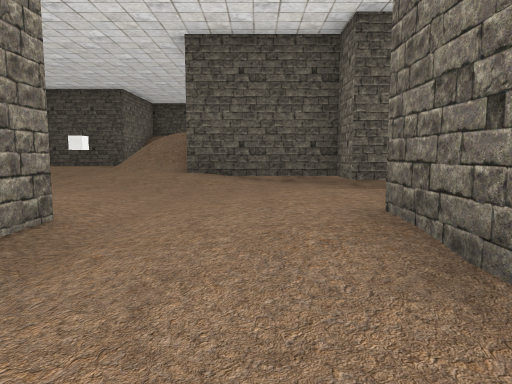
view 1 (above)

21 first-person views from a walk through a 3-D level made in the Unity game engine. The camera is 1.2 m above the floor, tilts 6° down and sees 70° across. The floor is counted in squares, 2 m on a side. Each view is taken from the middle of a square. On the plan, view 1 faces up. The plan holds only what a view shows up to about 10 squares ahead; the rest is blank. The player character is not drawn. Some animated figures are left out. Some surface patterns are stand-ins.

view 2
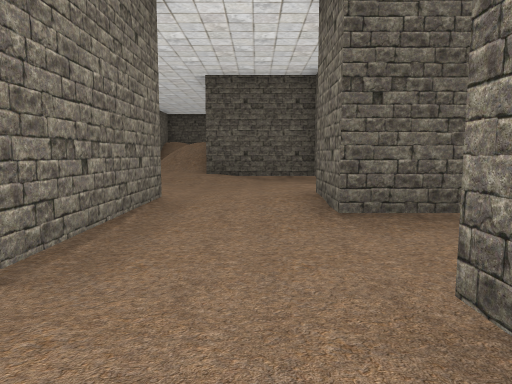

view 3
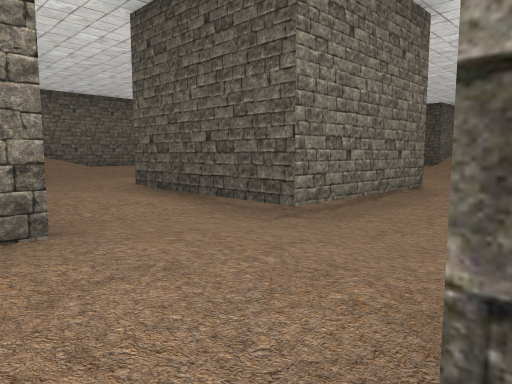

view 4
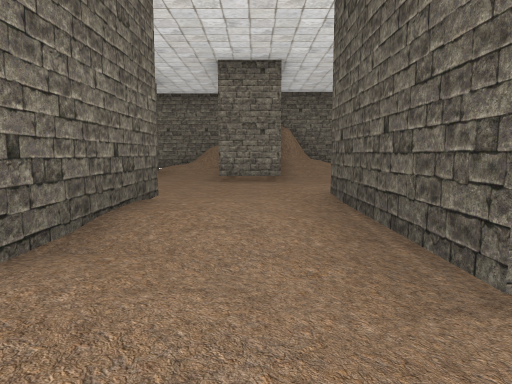

view 5
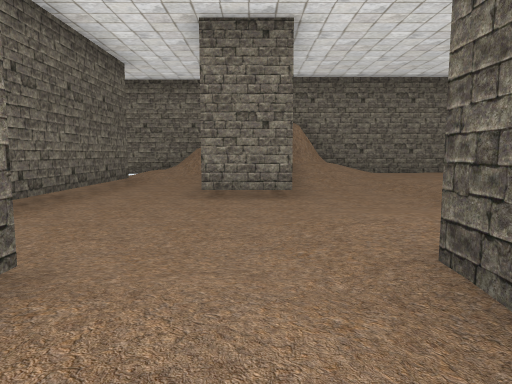

view 6
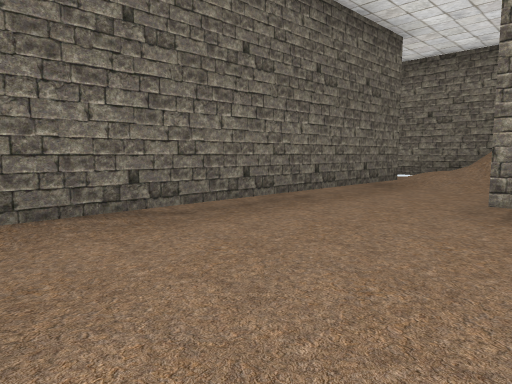

view 7
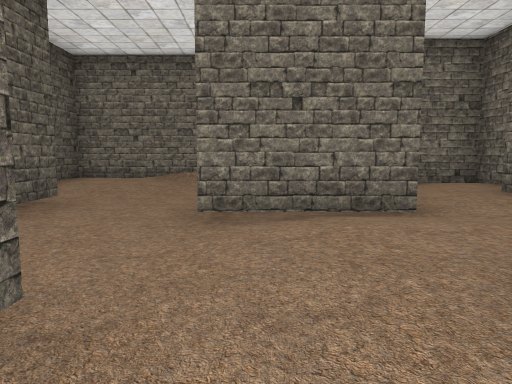

view 8
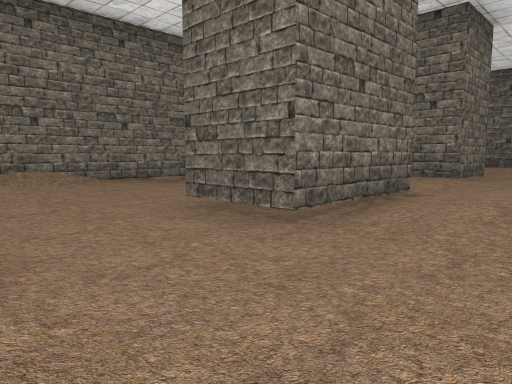

view 9
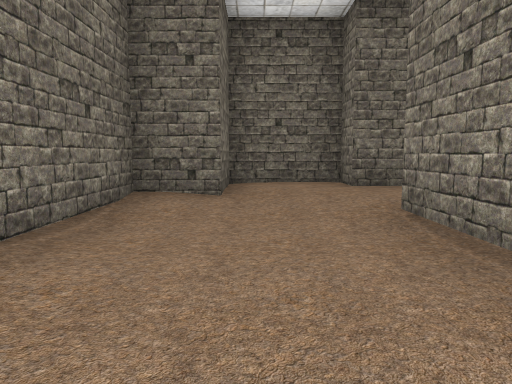

view 10
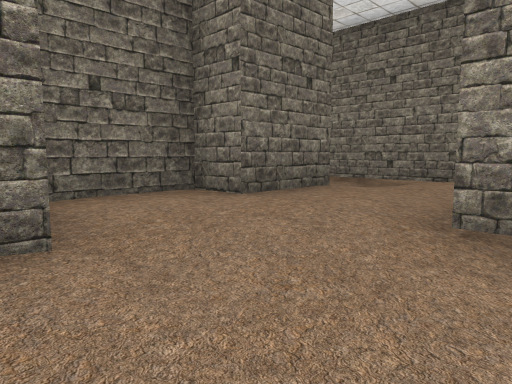

view 11
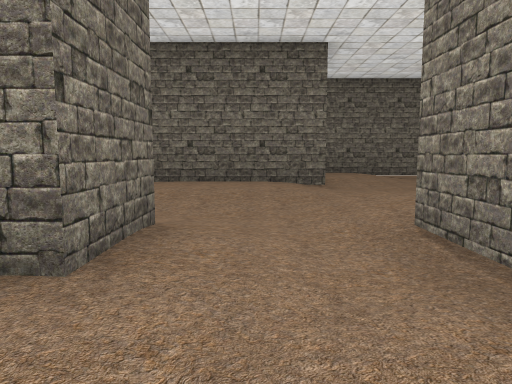

view 12
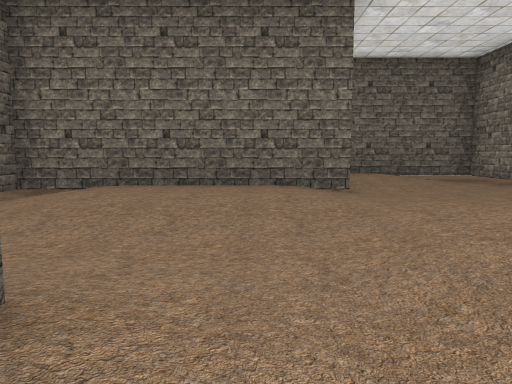

view 13
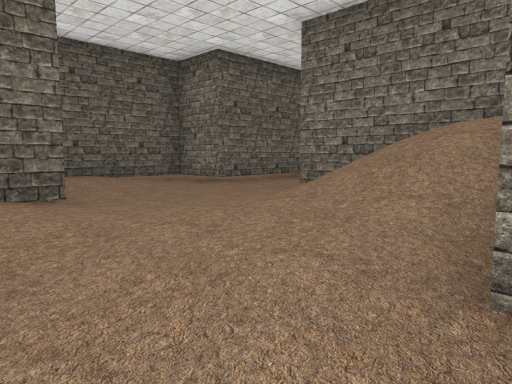

view 14
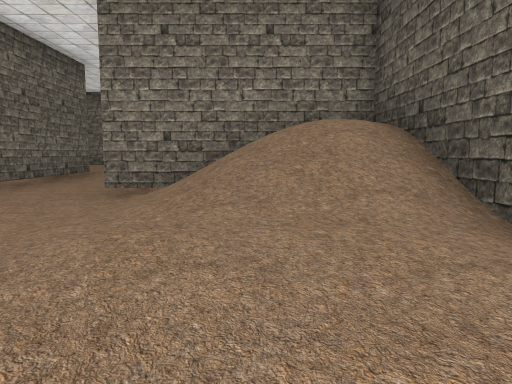

view 15
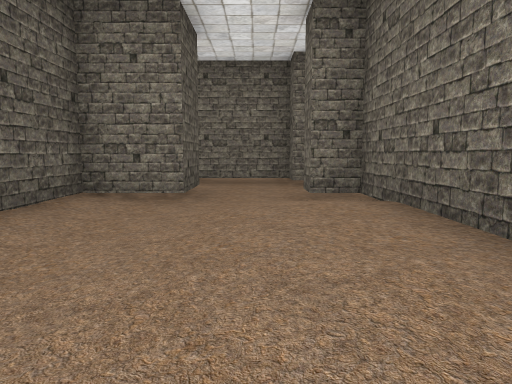

view 16
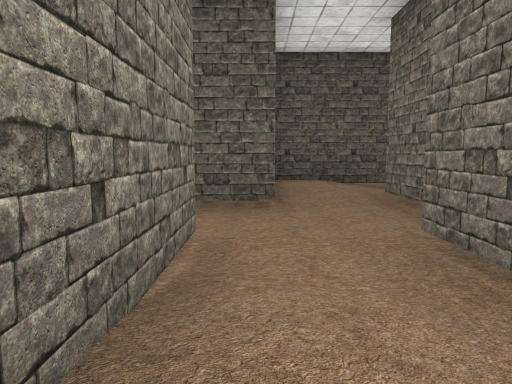

view 17
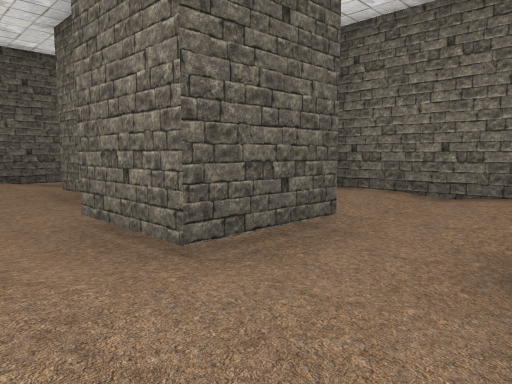

view 18
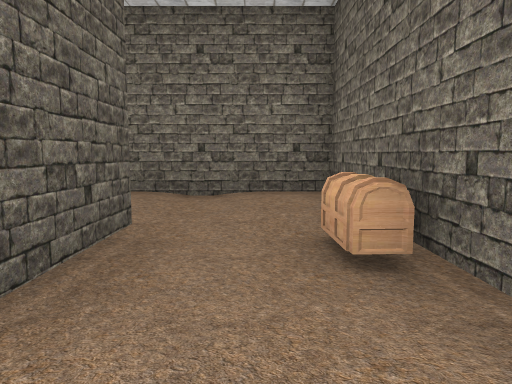

view 19
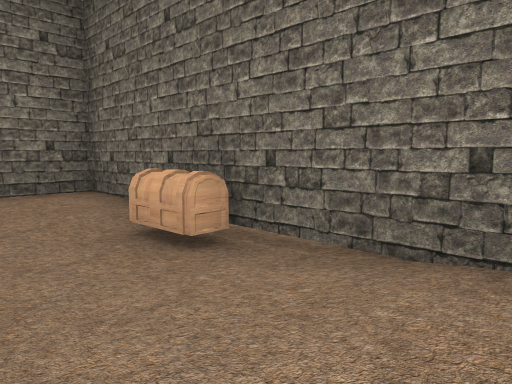

view 20
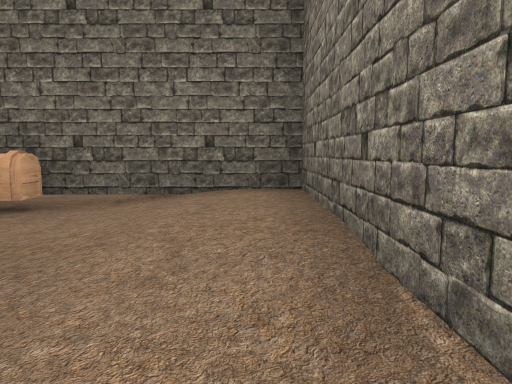

view 21
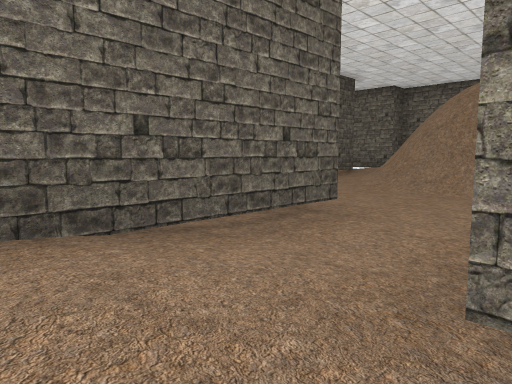

### Floor plan
Key: @ floor where view 1 was taken; # wall or solid block; . main floor; : floor 0.25 m higher than the main floor; + floor 0.5 m higher than the main floor; * floor 1 m higher than the main floor; % floor 2.25 m higher than the main floor; / step, stairs or slope; C chest.
Columns run from 15 left of view 1 to 14 right of it. Each row starts with its distance up from view 1.
 10           +///
  9           :://
  8            :++####
  7            .:::..#
  6             ......
  5              :..
  4              :.:+
  3   +:         +.++   ##
  2   ++++       #.+#  :+#
  1   +++//      #..##.:+#
  0   */:...:+   #.@...::#
 -1   #/:...::####.......#
 -2      #....:+:.::##...#
 -3      #....:++:++##...#
 -4 #//.......####++:::.:#     .//
 -5 #+/.......   #::+++:#####...##
 -6 # .#######   #.:##++#+:..../#/
 -7          #####.:#####+:..../
 -8          #%//+:....##..#
 -9          #///+:........#
-10          #//+:::+::....#
-11          #....:+++:#..##  #
-12        .......######..##:+#
-13      :.......:     #+:...:#
-14      #####..:+     #+:..:+#
-15          #.:++     #+:.C:+#
-16          #####     ########

Where each view was taken, in squares from view 1:
view 1: 0 up, 0 right, facing up
view 2: 3 down, 0 right, facing up
view 3: 4 down, 1 right, facing up-left
view 4: 2 down, 0 right, facing left
view 5: 2 down, 3 left, facing left
view 6: 2 down, 5 left, facing down-left
view 7: 2 down, 3 left, facing right
view 8: 1 up, 1 left, facing down-right
view 9: 0 up, 4 right, facing down
view 10: 3 down, 5 right, facing down-left
view 11: 4 down, 0 right, facing down
view 12: 6 down, 0 right, facing down
view 13: 7 down, 0 right, facing down-left
view 14: 9 down, 0 right, facing left
view 15: 10 down, 2 left, facing right
view 16: 14 down, 5 right, facing up
view 17: 15 down, 5 right, facing up-right
view 18: 14 down, 5 right, facing right
view 19: 13 down, 5 right, facing down-right
view 20: 11 down, 5 right, facing down
view 21: 8 down, 6 right, facing up-right
